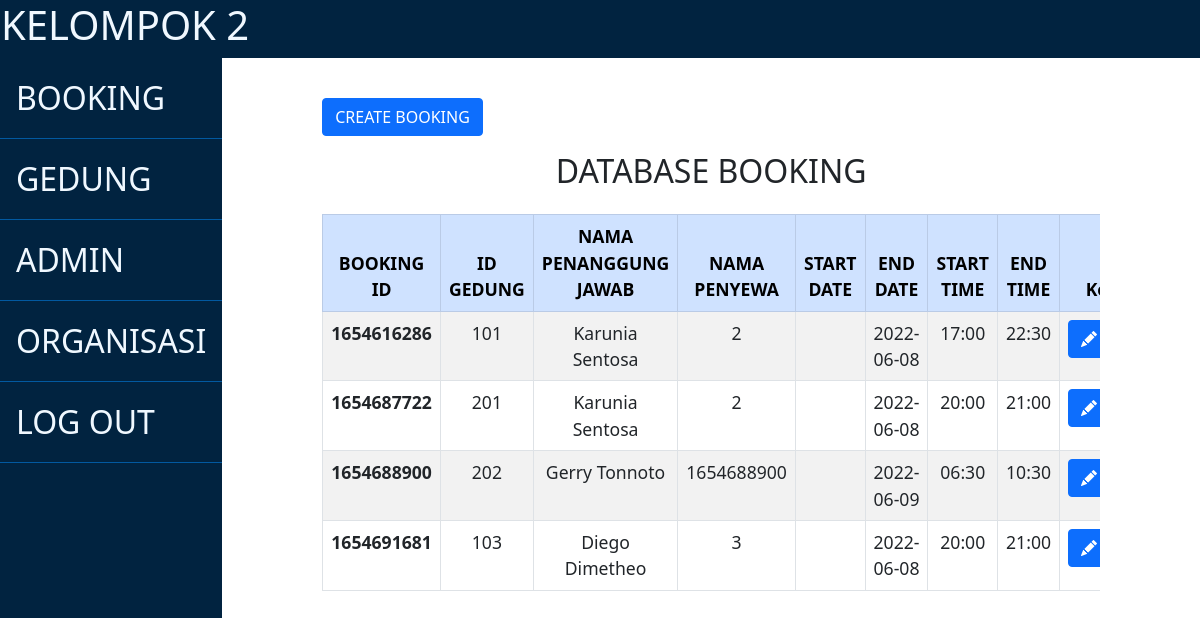
/admin/booking (signed in), run on an earlier commit of the app's database.
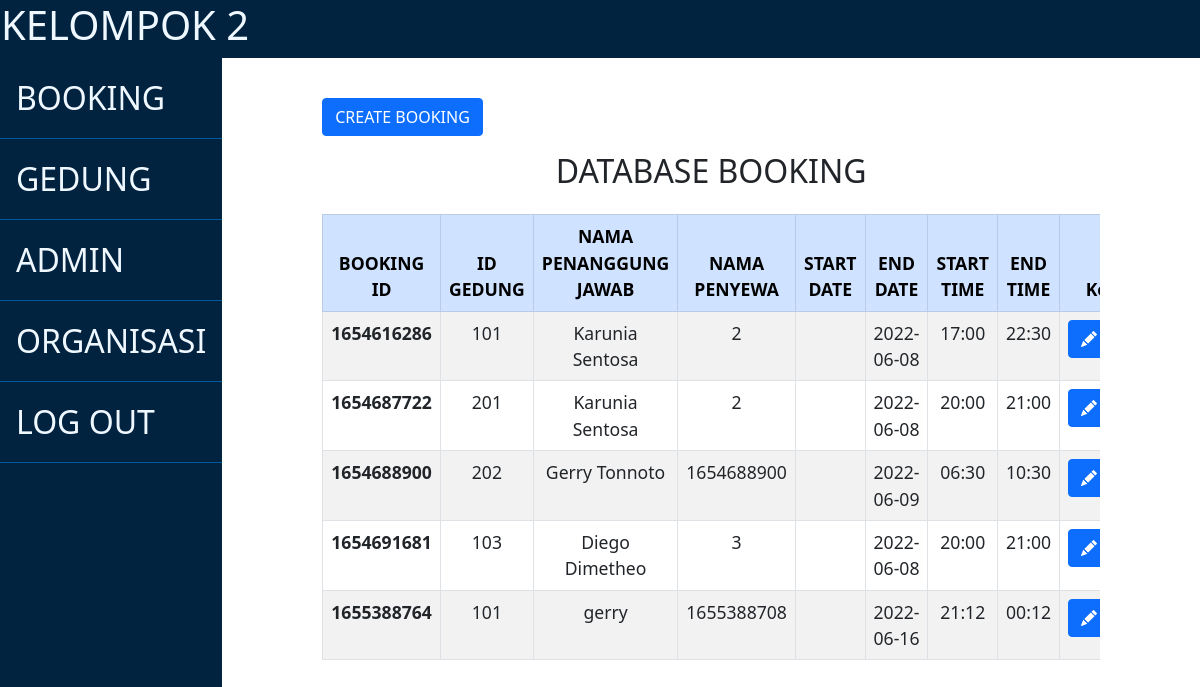
And on a later commit of the database.
### booking.py (models this page shows, shortened)
class BookingModel(Base):
    __tablename__ = 'booking'
    id = Column(Integer, primary_key=True)
    gedung_id = Column(Integer, ForeignKey(GedungModel.id), nullable=False)
    nama_penanggungjawab = Column(String)
    penyewa = Column(Integer, ForeignKey(OrganisasiModel.id), nullable=False)
    start_date = Column(String, nullable=False)
    end_date = Column(String, nullable=False)
    start_time = Column(String, nullable=False)
    end_time = Column(String, nullable=False)

### app.py (the view)
@app.route('/admin/booking')
@login_required
def admin_booking_view():
    booking_list = booking_helper.read()
    return render_template('admin/booking_test.html', booking_list = booking_list)

### admin.py (called while the page is built)
    def read_one(self, id):
        with Session(self.engine) as session:
            stmt = select(AdminModel).where(AdminModel.id == id)
            return session.scalars(stmt).one()

### app.py (called while the page is built)
@login_manager.user_loader
def load_user(id):
    return admin_helper.read_one(id)

### booking.py (called while the page is built)
    def read(self):
        with Session(self.engine) as session:
            return session.query(BookingModel)

### templates/admin/booking_test.html (shortened to what this page needs)
{% extends 'admin/booking_template.jinja2' %}
{% block rightside_wrapper%}
    <button class="btn btn-primary" onclick="onAdd()">CREATE BOOKING</button>
    <div class="content">
        <h2 class="page-title">DATABASE BOOKING</h2>
        <div class="table-responsive">
            <table class="table table-bordered table-striped">
                <thead>
                    <tr class="table-primary">
                        <th class="text-center">BOOKING ID</th>
                        <th class="text-center">ID GEDUNG</th>
                        <th class="text-center">NAMA PENANGGUNG JAWAB</th>
                        <th class="text-center">NAMA PENYEWA</th>
                        <th class="text-center">START DATE</th>
                        <th class="text-center">END DATE</th>
                        <th class="text-center">START TIME</th>
                        <th class="text-center">END TIME</th>
                        <th colspan="2" class="text-center">Kontrol</th>
                    </tr>
                </thead>
                <tbody>
                    {% for booking in booking_list %}
                    <tr>
                        <th class="text-center">{{ booking.id }}</th>
                        <td class="text-center">{{ booking.gedung_id }}</td>
                        <td class="text-center">{{ booking.nama_penanggungjawab }}</td>
                        <td class="text-center">{{ booking.penyewa }}</td>
                        <td class="text-center">{{ booking.start_data }}</td>
                        <td class="text-center">{{ booking.end_date }}</td>
                        <td class="text-center">{{ booking.start_time }}</td>
                        <td class="text-center">{{ booking.end_time }}</td>
                        <td class="text-center">
                            <button onClick="onEdit('{{ booking.id }}')" class="btn btn-primary"><i class="bi bi-pencil-fill"></i></button>
                        </td>
                    </tr>
                {% endfor %}
                </tbody>
            </table>
        </div>
    </div>
{% endblock %}
{% block leftside_wrapper%}
    <ul>
        <li><a href="booking.html">BOOKING</a></li>
        <li><a href="gedung.html">GEDUNG</a></li>
        <li><a href="admin.html">ADMIN</a></li>
        <li><a href="organisasi.html">ORGANISASI</a></li>
        <li><a href="../index.html">LOG OUT</a></li>
    </ul>
{% endblock %}

### templates/admin/booking_template.jinja2 (shortened to what this page needs)
<!doctype html>
<html lang="en">
<head>
    <link href="https://cdn.jsdelivr.net/npm/bootstrap@5.0.2/dist/css/bootstrap.min.css" rel="stylesheet"
>
    <link rel="stylesheet" href="https://cdn.jsdelivr.net/npm/bootstrap-icons@1.8.1/font/bootstrap-icons.css">
    <link rel="stylesheet" href="{{ url_for('static', filename='stylesheet/styleAdmin.css') }}">
</head>
<body>
<header>
    <div class="logo">
        <h1 class="logo-wa">KELOMPOK 2</h1>
    </div>
</header>
<div class="index-wrapper">
    <div class="leftside-wrapper">
        {% block leftside_wrapper%} {% endblock %}
    </div>
    <div class="rightside-content">
        {% block rightside_wrapper%} {% endblock %}
    </div>
    </div>
</body>
</html>

### static/stylesheet/styleAdmin.css (style rules this page uses)
html { height: 100%; }
body { height: 100%; }
header { background: #012340; border: 1px solid #012340 ; }
header * { color: aliceblue; }
.index-wrapper { height: 100%; display: flex; }
.index-wrapper .leftside-wrapper { flex:2; height: 100%; background: #012340; }
.index-wrapper .leftside-wrapper ul { list-style: none; margin: 0; padding: 0; }
.index-wrapper .leftside-wrapper ul li a { padding: 0.5em; display: block; border-bottom: 1px solid #0259a0; color: aliceblue; text-decoration: none; font-size: 2rem; }
.index-wrapper .rightside-content { flex: 8; height: 100%; padding:40px 100px 100px; overflow-y: scroll; }
.index-wrapper .page-title { text-align: center; padding: 1rem; }
table { width: 100%; height: 100%; border-collapse: collapse; font-size: 1.1rem; }

What changed in the data, as far as the page shows it:
added BookingModel: id "1655388764", gedung_id "101", nama_penanggungjawab "gerry", penyewa "1655388708", end_date "2022-06-16", start_time "21:12", end_time "00:12"
